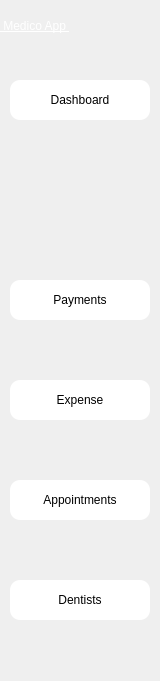
  <widget class="QWidget" name="side_bar" native="true">
   <property name="geometry">
    <rect>
     <x>0</x>
     <y>0</y>
     <width>160</width>
     <height>681</height>
    </rect>
   </property>
   <property name="styleSheet">
    <string notr="true">
background-color: rgba(170, 170, 255,.5);
</string>
   </property>
   <widget class="QPushButton" name="dash_btn">
    <property name="geometry">
     <rect>
      <x>10</x>
      <y>80</y>
      <width>140</width>
      <height>40</height>
     </rect>
    </property>
    <property name="styleSheet">
     <string notr="true">QPushButton{


font:  14pt &quot;Segoe UI &quot;;
background-color: rgb(255, 255, 255);
border-top-left-radius:10px;
border-bottom-left-radius:10px;
border-top-right-radius:10px;
border-bottom-right-radius:10px;}
QPushButton:hover{
	background-color: rgb(161, 161, 161);
	color: rgb(255, 255, 255);
}
QPushButton:focus{
	background-color: rgb(161, 161, 161);
	color: rgb(255, 255, 255);
}</string>
    </property>
    <property name="text">
     <string>Dashboard</string>
    </property>
    <property name="icon">
     <iconset>
      <normaloff>../Medico_modern/dashboard.png</normaloff>../Medico_modern/dashboard.png</iconset>
    </property>
   </widget>
   <widget class="QPushButton" name="appointment_btn">
    <property name="geometry">
     <rect>
      <x>10</x>
      <y>480</y>
      <width>140</width>
      <height>40</height>
     </rect>
    </property>
    <property name="styleSheet">
     <string notr="true">QPushButton{


font:  14pt &quot;Segoe UI &quot;;
background-color: rgb(255, 255, 255);
border-top-left-radius:10px;
border-bottom-left-radius:10px;
border-top-right-radius:10px;
border-bottom-right-radius:10px;}
QPushButton:hover{
	background-color: rgb(161, 161, 161);
	color: rgb(255, 255, 255);
}
QPushButton:focus{
	background-color: rgb(161, 161, 161);
	color: rgb(255, 255, 255);
}</string>
    </property>
    <property name="text">
     <string>Appointments</string>
    </property>
    <property name="icon">
     <iconset>
      <normaloff>../Medico_modern/appointmentdownload (1).png</normaloff>../Medico_modern/appointmentdownload (1).png</iconset>
    </property>
   </widget>
   <widget class="QPushButton" name="dentist_btn">
    <property name="geometry">
     <rect>
      <x>10</x>
      <y>580</y>
      <width>140</width>
      <height>40</height>
     </rect>
    </property>
    <property name="styleSheet">
     <string notr="true">QPushButton{


font:  14pt &quot;Segoe UI &quot;;
background-color: rgb(255, 255, 255);
border-top-left-radius:10px;
border-bottom-left-radius:10px;
border-top-right-radius:10px;
border-bottom-right-radius:10px;}
QPushButton:hover{
	background-color: rgb(161, 161, 161);
	color: rgb(255, 255, 255);
}
QPushButton:focus{
	background-color: rgb(161, 161, 161);
	color: rgb(255, 255, 255);
}</string>
    </property>
    <property name="text">
     <string>Dentists</string>
    </property>
    <property name="icon">
     <iconset>
      <normaloff>../Medico_modern/dentistimages.png</normaloff>../Medico_modern/dentistimages.png</iconset>
    </property>
   </widget>
   <widget class="QPushButton" name="payment_btn">
    <property name="geometry">
     <rect>
      <x>10</x>
      <y>280</y>
      <width>140</width>
      <height>40</height>
     </rect>
    </property>
    <property name="styleSheet">
     <string notr="true">QPushButton{


font:  14pt &quot;Segoe UI &quot;;
background-color: rgb(255, 255, 255);
border-top-left-radius:10px;
border-bottom-left-radius:10px;
border-top-right-radius:10px;
border-bottom-right-radius:10px;}
QPushButton:hover{
	background-color: rgb(161, 161, 161);
	color: rgb(255, 255, 255);
}
QPushButton:focus {
    background-color: rgb(161, 161, 161);
    color: rgb(255, 255, 255);
}</string>
    </property>
    <property name="text">
     <string>Payments</string>
    </property>
    <property name="icon">
     <iconset>
      <normaloff>../Medico_modern/billingdownload (1).png</normaloff>../Medico_modern/billingdownload (1).png</iconset>
    </property>
   </widget>
   <widget class="QPushButton" name="expense_btn">
    <property name="geometry">
     <rect>
      <x>10</x>
      <y>380</y>
      <width>140</width>
      <height>40</height>
     </rect>
    </property>
    <property name="styleSheet">
     <string notr="true">QPushButton{


font:  14pt &quot;Segoe UI &quot;;
background-color: rgb(255, 255, 255);
border-top-left-radius:10px;
border-bottom-left-radius:10px;
border-top-right-radius:10px;
border-bottom-right-radius:10px;}
QPushButton:hover{
	background-color: rgb(161, 161, 161);
	color: rgb(255, 255, 255);
}
QPushButton:focus{
	background-color: rgb(161, 161, 161);
	color: rgb(255, 255, 255);
}</string>
    </property>
    <property name="text">
     <string>Expense</string>
    </property>
    <property name="icon">
     <iconset>
      <normaloff>../Medico_modern/billingdownload (1).png</normaloff>../Medico_modern/billingdownload (1).png</iconset>
    </property>
   </widget>
   <widget class="QLabel" name="label_4">
    <property name="geometry">
     <rect>
      <x>0</x>
      <y>0</y>
      <width>161</width>
      <height>51</height>
     </rect>
    </property>
    <property name="styleSheet">
     <string notr="true">font: 20pt &quot;MS Shell Dlg 2&quot;;
font: 75 20pt &quot;MS Shell Dlg 2&quot;;
text-decoration: underline;
font: 22pt &quot;MS Shell Dlg 2&quot;;
background-color: rgba(255, 255, 255,0);
color: rgb(255, 255, 255);
</string>
    </property>
    <property name="text">
     <string> Medico App </string>
    </property>
   </widget>
  </widget>
